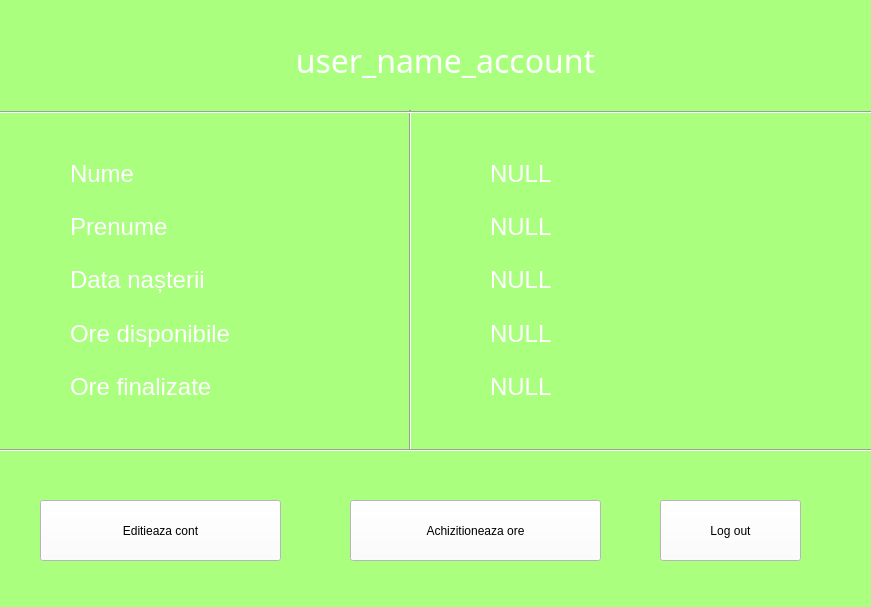
<?xml version="1.0" encoding="UTF-8"?>
<ui version="4.0">
 <class>MainWindow</class>
 <widget class="QMainWindow" name="MainWindow">
  <property name="geometry">
   <rect>
    <x>0</x>
    <y>0</y>
    <width>871</width>
    <height>607</height>
   </rect>
  </property>
  <property name="windowTitle">
   <string>MainWindow</string>
  </property>
  <widget class="QWidget" name="centralwidget">
   <widget class="QLabel" name="image_background">
    <property name="geometry">
     <rect>
      <x>-140</x>
      <y>0</y>
      <width>1061</width>
      <height>621</height>
     </rect>
    </property>
    <property name="styleSheet">
     <string notr="true">background-color: rgb(170, 255, 127);</string>
    </property>
    <property name="text">
     <string/>
    </property>
    <property name="pixmap">
     <pixmap>../../../cojoc/Downloads/Image1.png</pixmap>
    </property>
   </widget>
   <widget class="QLabel" name="user_name_account_s">
    <property name="geometry">
     <rect>
      <x>110</x>
      <y>10</y>
      <width>671</width>
      <height>101</height>
     </rect>
    </property>
    <property name="font">
     <font>
      <family>Arial Black</family>
      <pointsize>24</pointsize>
      <weight>10</weight>
      <italic>false</italic>
      <bold>false</bold>
     </font>
    </property>
    <property name="styleSheet">
     <string notr="true">color: rgb(255, 255, 255);
font: 87 24pt &quot;Arial Black&quot;;</string>
    </property>
    <property name="text">
     <string>user_name_account</string>
    </property>
    <property name="alignment">
     <set>Qt::AlignCenter</set>
    </property>
    <property name="wordWrap">
     <bool>true</bool>
    </property>
   </widget>
   <widget class="QWidget" name="layoutWidget">
    <property name="geometry">
     <rect>
      <x>490</x>
      <y>150</y>
      <width>341</width>
      <height>260</height>
     </rect>
    </property>
    <layout class="QVBoxLayout" name="verticalLayout_2">
     <item>
      <widget class="QLabel" name="nume_s">
       <property name="font">
        <font>
         <family>MS Shell Dlg 2</family>
         <pointsize>18</pointsize>
         <weight>50</weight>
         <italic>false</italic>
         <bold>false</bold>
        </font>
       </property>
       <property name="styleSheet">
        <string notr="true">color: rgb(255, 255, 255);
font: 18pt &quot;MS Shell Dlg 2&quot;;</string>
       </property>
       <property name="text">
        <string>NULL</string>
       </property>
      </widget>
     </item>
     <item>
      <widget class="QLabel" name="prenume_s">
       <property name="font">
        <font>
         <family>MS Shell Dlg 2</family>
         <pointsize>18</pointsize>
         <weight>50</weight>
         <italic>false</italic>
         <bold>false</bold>
        </font>
       </property>
       <property name="styleSheet">
        <string notr="true">color: rgb(255, 255, 255);
font: 18pt &quot;MS Shell Dlg 2&quot;;</string>
       </property>
       <property name="text">
        <string>NULL</string>
       </property>
      </widget>
     </item>
     <item>
      <widget class="QLabel" name="dataNasterii_s">
       <property name="font">
        <font>
         <family>MS Shell Dlg 2</family>
         <pointsize>18</pointsize>
         <weight>50</weight>
         <italic>false</italic>
         <bold>false</bold>
        </font>
       </property>
       <property name="styleSheet">
        <string notr="true">color: rgb(255, 255, 255);
font: 18pt &quot;MS Shell Dlg 2&quot;;</string>
       </property>
       <property name="text">
        <string>NULL</string>
       </property>
      </widget>
     </item>
     <item>
      <widget class="QLabel" name="oreDisponibile_s">
       <property name="font">
        <font>
         <family>MS Shell Dlg 2</family>
         <pointsize>18</pointsize>
         <weight>50</weight>
         <italic>false</italic>
         <bold>false</bold>
        </font>
       </property>
       <property name="styleSheet">
        <string notr="true">color: rgb(255, 255, 255);
font: 18pt &quot;MS Shell Dlg 2&quot;;</string>
       </property>
       <property name="text">
        <string>NULL</string>
       </property>
      </widget>
     </item>
     <item>
      <widget class="QLabel" name="label_10">
       <property name="font">
        <font>
         <family>MS Shell Dlg 2</family>
         <pointsize>18</pointsize>
         <weight>50</weight>
         <italic>false</italic>
         <bold>false</bold>
        </font>
       </property>
       <property name="styleSheet">
        <string notr="true">color: rgb(255, 255, 255);
font: 18pt &quot;MS Shell Dlg 2&quot;;</string>
       </property>
       <property name="text">
        <string>NULL</string>
       </property>
      </widget>
     </item>
    </layout>
   </widget>
   <widget class="Line" name="line">
    <property name="geometry">
     <rect>
      <x>400</x>
      <y>110</y>
      <width>20</width>
      <height>341</height>
     </rect>
    </property>
    <property name="orientation">
     <enum>Qt::Vertical</enum>
    </property>
   </widget>
   <widget class="Line" name="line_2">
    <property name="geometry">
     <rect>
      <x>-93</x>
      <y>102</y>
      <width>1011</width>
      <height>21</height>
     </rect>
    </property>
    <property name="orientation">
     <enum>Qt::Horizontal</enum>
    </property>
   </widget>
   <widget class="Line" name="line_3">
    <property name="geometry">
     <rect>
      <x>-50</x>
      <y>440</y>
      <width>1071</width>
      <height>20</height>
     </rect>
    </property>
    <property name="orientation">
     <enum>Qt::Horizontal</enum>
    </property>
   </widget>
   <widget class="QPushButton" name="editeaza_cont_button">
    <property name="geometry">
     <rect>
      <x>40</x>
      <y>500</y>
      <width>241</width>
      <height>61</height>
     </rect>
    </property>
    <property name="styleSheet">
     <string notr="true">background-color: rgb(255, 255, 255);
font: 16pt &quot;Arial&quot;;
</string>
    </property>
    <property name="text">
     <string>Editieaza cont</string>
    </property>
   </widget>
   <widget class="QPushButton" name="achizitioneaza_ore_button">
    <property name="geometry">
     <rect>
      <x>350</x>
      <y>500</y>
      <width>251</width>
      <height>61</height>
     </rect>
    </property>
    <property name="styleSheet">
     <string notr="true">background-color: rgb(255, 255, 255);
font: 16pt &quot;Arial&quot;;
</string>
    </property>
    <property name="text">
     <string>Achizitioneaza ore</string>
    </property>
   </widget>
   <widget class="QPushButton" name="log_out">
    <property name="geometry">
     <rect>
      <x>660</x>
      <y>500</y>
      <width>141</width>
      <height>61</height>
     </rect>
    </property>
    <property name="styleSheet">
     <string notr="true">background-color: rgb(255, 255, 255);
font: 16pt &quot;Arial&quot;;
</string>
    </property>
    <property name="text">
     <string>Log out</string>
    </property>
   </widget>
   <widget class="QWidget" name="layoutWidget">
    <property name="geometry">
     <rect>
      <x>70</x>
      <y>150</y>
      <width>271</width>
      <height>260</height>
     </rect>
    </property>
    <layout class="QVBoxLayout" name="verticalLayout">
     <item>
      <widget class="QLabel" name="nume_label">
       <property name="font">
        <font>
         <family>MS Shell Dlg 2</family>
         <pointsize>18</pointsize>
         <weight>50</weight>
         <italic>false</italic>
         <bold>false</bold>
        </font>
       </property>
       <property name="styleSheet">
        <string notr="true">color: rgb(255, 255, 255);
font: 18pt &quot;MS Shell Dlg 2&quot;;</string>
       </property>
       <property name="text">
        <string>Nume</string>
       </property>
      </widget>
     </item>
     <item>
      <widget class="QLabel" name="prenume_label">
       <property name="font">
        <font>
         <family>MS Shell Dlg 2</family>
         <pointsize>18</pointsize>
         <weight>50</weight>
         <italic>false</italic>
         <bold>false</bold>
        </font>
       </property>
       <property name="styleSheet">
        <string notr="true">color: rgb(255, 255, 255);
font: 18pt &quot;MS Shell Dlg 2&quot;;</string>
       </property>
       <property name="text">
        <string>Prenume</string>
       </property>
      </widget>
     </item>
     <item>
      <widget class="QLabel" name="data_nasterii_label">
       <property name="font">
        <font>
         <family>MS Shell Dlg 2</family>
         <pointsize>18</pointsize>
         <weight>50</weight>
         <italic>false</italic>
         <bold>false</bold>
        </font>
       </property>
       <property name="styleSheet">
        <string notr="true">color: rgb(255, 255, 255);
font: 18pt &quot;MS Shell Dlg 2&quot;;</string>
       </property>
       <property name="text">
        <string>Data nașterii</string>
       </property>
      </widget>
     </item>
     <item>
      <widget class="QLabel" name="ore_disponibile_label">
       <property name="font">
        <font>
         <family>MS Shell Dlg 2</family>
         <pointsize>18</pointsize>
         <weight>50</weight>
         <italic>false</italic>
         <bold>false</bold>
        </font>
       </property>
       <property name="styleSheet">
        <string notr="true">color: rgb(255, 255, 255);
font: 18pt &quot;MS Shell Dlg 2&quot;;</string>
       </property>
       <property name="text">
        <string>Ore disponibile</string>
       </property>
      </widget>
     </item>
     <item>
      <widget class="QLabel" name="ore_finalizate_label">
       <property name="font">
        <font>
         <family>MS Shell Dlg 2</family>
         <pointsize>18</pointsize>
         <weight>50</weight>
         <italic>false</italic>
         <bold>false</bold>
        </font>
       </property>
       <property name="styleSheet">
        <string notr="true">color: rgb(255, 255, 255);
font: 18pt &quot;MS Shell Dlg 2&quot;;</string>
       </property>
       <property name="text">
        <string>Ore finalizate</string>
       </property>
      </widget>
     </item>
    </layout>
   </widget>
  </widget>
 </widget>
 <resources/>
 <connections/>
</ui>
